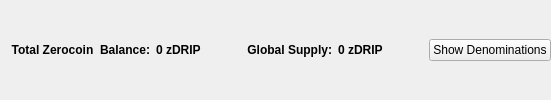
                       <widget class="QFrame" name="balanceSupplyFrame">
                        <layout class="QHBoxLayout" name="horizontalLayout_2" stretch="0,0,0,1,0">
                         <property name="rightMargin">
                          <number>0</number>
                         </property>
                         <item>
                          <layout class="QHBoxLayout" name="horizontalLayout_34">
                           <item>
                            <widget class="QLabel" name="labelzAvailableText_3">
                             <property name="font">
                              <font>
                               <weight>75</weight>
                               <bold>true</bold>
                              </font>
                             </property>
                             <property name="toolTip">
                              <string>Total Balance including unconfirmed and immature zDRIP</string>
                             </property>
                             <property name="text">
                              <string>Total Zerocoin  Balance:</string>
                             </property>
                             <property name="alignment">
                              <set>Qt::AlignRight|Qt::AlignTrailing|Qt::AlignVCenter</set>
                             </property>
                            </widget>
                           </item>
                           <item>
                            <widget class="QLabel" name="labelzAvailableAmount_4">
                             <property name="minimumSize">
                              <size>
                               <width>40</width>
                               <height>0</height>
                              </size>
                             </property>
                             <property name="font">
                              <font>
                               <weight>75</weight>
                               <bold>true</bold>
                              </font>
                             </property>
                             <property name="toolTip">
                              <string>Total Balance including unconfirmed and immature zDRIP</string>
                             </property>
                             <property name="text">
                              <string>0 zDRIP</string>
                             </property>
                             <property name="alignment">
                              <set>Qt::AlignLeading|Qt::AlignLeft|Qt::AlignVCenter</set>
                             </property>
                            </widget>
                           </item>
                          </layout>
                         </item>
                         <item>
                          <spacer name="horizontalSpacer_32">
                           <property name="orientation">
                            <enum>Qt::Horizontal</enum>
                           </property>
                           <property name="sizeHint" stdset="0">
                            <size>
                             <width>40</width>
                             <height>20</height>
                            </size>
                           </property>
                          </spacer>
                         </item>
                         <item>
                          <layout class="QHBoxLayout" name="horizontalLayout_35">
                           <item>
                            <widget class="QLabel" name="labelZsupplyText_2">
                             <property name="font">
                              <font>
                               <weight>75</weight>
                               <bold>true</bold>
                              </font>
                             </property>
                             <property name="text">
                              <string>Global Supply:</string>
                             </property>
                             <property name="alignment">
                              <set>Qt::AlignRight|Qt::AlignTrailing|Qt::AlignVCenter</set>
                             </property>
                            </widget>
                           </item>
                           <item>
                            <widget class="QLabel" name="labelZsupplyAmount_2">
                             <property name="font">
                              <font>
                               <weight>75</weight>
                               <bold>true</bold>
                              </font>
                             </property>
                             <property name="text">
                              <string>0 zDRIP</string>
                             </property>
                            </widget>
                           </item>
                          </layout>
                         </item>
                         <item>
                          <spacer name="horizontalSpacer_31">
                           <property name="orientation">
                            <enum>Qt::Horizontal</enum>
                           </property>
                           <property name="sizeHint" stdset="0">
                            <size>
                             <width>40</width>
                             <height>20</height>
                            </size>
                           </property>
                          </spacer>
                         </item>
                         <item>
                          <widget class="QPushButton" name="pushButtonShowDenoms">
                           <property name="toolTip">
                            <string>Show zDRIP denominations list</string>
                           </property>
                           <property name="text">
                            <string>Show Denominations</string>
                           </property>
                          </widget>
                         </item>
                        </layout>
                       </widget>
